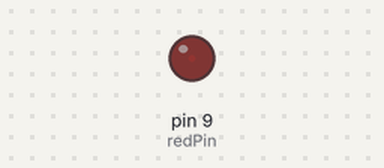
Recording of a sketch running on a simulated Arduino Uno, built with avr-gcc and run on an emulated ATmega328P. Shown: output pins drawn as LEDs (lit = HIGH).

Above: at 0.05 s.
At 4.05 s:
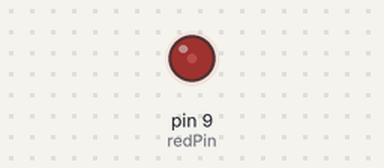
At 5.05 s:
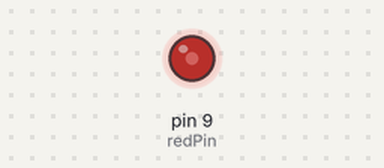
At 7.0 s:
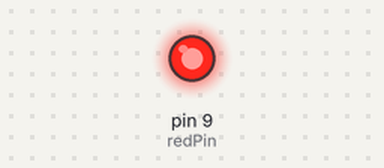
Timing chart, 0 to 9.1 s (numbered marks = the images above):
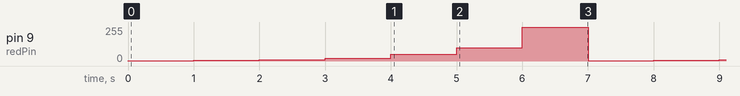

The sketch:

Dimmable_LED.ino
```cpp
int redPin = 9;
int bright1 = 1;
int bright2 = 5;
int bright3 = 10;
int bright4 = 20;
int bright5 = 50;
int bright6 = 100;
int bright7 = 255;
int wait = 1000
 ;
void setup() {
  // put your setup code here, to run once:
  pinMode(redPin, OUTPUT);
}

void loop() {
  // put your main code here, to run repeatedly:
  analogWrite(redPin,bright1);
  delay(wait);
  analogWrite(redPin,bright2);
  delay(wait);
  analogWrite(redPin,bright3);
  delay(wait);
  analogWrite(redPin,bright4);
  delay(wait);
  analogWrite(redPin,bright5);
  delay(wait);
  analogWrite(redPin,bright6);
  delay(wait);
  analogWrite(redPin,bright7);
  delay(wait);

}
```

Measured:
- by itself, pin 9 (redPin): repeats every 7.0 s: 5/255 1.0 s, 10/255 1.0 s, 20/255 1.0 s, 50/255 1.0 s, 100/255 1.0 s, 255/255 1.0 s, 1/255 1.0 s
